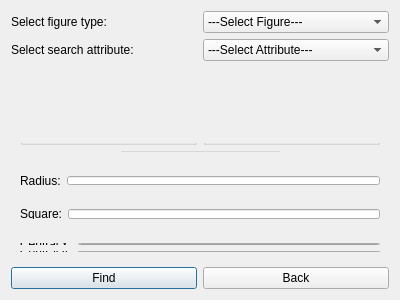
<?xml version="1.0" encoding="UTF-8"?>
<ui version="4.0">
 <class>Dialog_FindFigure</class>
 <widget class="QDialog" name="Dialog_FindFigure">
  <property name="geometry">
   <rect>
    <x>0</x>
    <y>0</y>
    <width>400</width>
    <height>300</height>
   </rect>
  </property>
  <property name="sizePolicy">
   <sizepolicy hsizetype="Expanding" vsizetype="Expanding">
    <horstretch>0</horstretch>
    <verstretch>0</verstretch>
   </sizepolicy>
  </property>
  <property name="windowTitle">
   <string>Find Figures</string>
  </property>
  <layout class="QGridLayout" name="gridLayout_7">
   <item row="2" column="0">
    <widget class="QWidget" name="widget_ellipse" native="true">
     <property name="sizePolicy">
      <sizepolicy hsizetype="Preferred" vsizetype="Ignored">
       <horstretch>0</horstretch>
       <verstretch>0</verstretch>
      </sizepolicy>
     </property>
     <layout class="QGridLayout" name="gridLayout_6">
      <item row="0" column="0">
       <widget class="QWidget" name="widget_horizontal" native="true">
        <property name="sizePolicy">
         <sizepolicy hsizetype="Preferred" vsizetype="Ignored">
          <horstretch>0</horstretch>
          <verstretch>0</verstretch>
         </sizepolicy>
        </property>
        <layout class="QHBoxLayout" name="horizontalLayout_3">
         <item>
          <widget class="QLabel" name="lbl_horizontal">
           <property name="text">
            <string>Horizontal radius:</string>
           </property>
          </widget>
         </item>
         <item>
          <widget class="QLineEdit" name="LE_horizontal"/>
         </item>
        </layout>
       </widget>
      </item>
      <item row="1" column="0">
       <widget class="QWidget" name="widget_vertical" native="true">
        <property name="sizePolicy">
         <sizepolicy hsizetype="Preferred" vsizetype="Ignored">
          <horstretch>0</horstretch>
          <verstretch>0</verstretch>
         </sizepolicy>
        </property>
        <layout class="QHBoxLayout" name="horizontalLayout_4">
         <item>
          <widget class="QLabel" name="lbl_vertical">
           <property name="text">
            <string>Vertical radius:    </string>
           </property>
          </widget>
         </item>
         <item>
          <widget class="QLineEdit" name="LE_vertical"/>
         </item>
        </layout>
       </widget>
      </item>
     </layout>
    </widget>
   </item>
   <item row="4" column="0">
    <widget class="QWidget" name="widget_points" native="true">
     <property name="sizePolicy">
      <sizepolicy hsizetype="Preferred" vsizetype="Ignored">
       <horstretch>0</horstretch>
       <verstretch>0</verstretch>
      </sizepolicy>
     </property>
     <layout class="QGridLayout" name="gridLayout_4">
      <item row="0" column="0">
       <widget class="QGroupBox" name="groupBox_A">
        <property name="title">
         <string>A point</string>
        </property>
        <layout class="QGridLayout" name="gridLayout">
         <item row="0" column="0">
          <layout class="QHBoxLayout" name="A_x_layout">
           <item>
            <widget class="QLabel" name="lbl_A_x">
             <property name="text">
              <string>A x:</string>
             </property>
            </widget>
           </item>
           <item>
            <widget class="QLineEdit" name="LE_A_x"/>
           </item>
          </layout>
         </item>
         <item row="1" column="0">
          <layout class="QHBoxLayout" name="A_y_layout">
           <item>
            <widget class="QLabel" name="lbl_A_y">
             <property name="text">
              <string>A y:</string>
             </property>
            </widget>
           </item>
           <item>
            <widget class="QLineEdit" name="LE_A_y"/>
           </item>
          </layout>
         </item>
        </layout>
       </widget>
      </item>
      <item row="0" column="1">
       <widget class="QGroupBox" name="groupBox_B">
        <property name="title">
         <string>B point</string>
        </property>
        <layout class="QGridLayout" name="gridLayout_2">
         <item row="0" column="0">
          <layout class="QHBoxLayout" name="B_x_layout">
           <item>
            <widget class="QLabel" name="lbl_B_x">
             <property name="text">
              <string>B x:</string>
             </property>
            </widget>
           </item>
           <item>
            <widget class="QLineEdit" name="LE_B_x"/>
           </item>
          </layout>
         </item>
         <item row="1" column="0">
          <layout class="QHBoxLayout" name="B_y_layout">
           <item>
            <widget class="QLabel" name="lbl_B_y">
             <property name="text">
              <string>B y:</string>
             </property>
            </widget>
           </item>
           <item>
            <widget class="QLineEdit" name="LE_B_y"/>
           </item>
          </layout>
         </item>
        </layout>
       </widget>
      </item>
      <item row="1" column="0" colspan="2">
       <layout class="QHBoxLayout" name="C_horizontalLayout">
        <item>
         <spacer name="C_horizontalSpacer">
          <property name="orientation">
           <enum>Qt::Horizontal</enum>
          </property>
          <property name="sizeHint" stdset="0">
           <size>
            <width>37</width>
            <height>17</height>
           </size>
          </property>
         </spacer>
        </item>
        <item>
         <widget class="QGroupBox" name="groupBox_C">
          <property name="title">
           <string>C point</string>
          </property>
          <layout class="QGridLayout" name="gridLayout_3">
           <item row="0" column="0">
            <layout class="QHBoxLayout" name="C_x_layout">
             <item>
              <widget class="QLabel" name="lbl_C_x">
               <property name="text">
                <string>C x:</string>
               </property>
              </widget>
             </item>
             <item>
              <widget class="QLineEdit" name="LE_C_x"/>
             </item>
            </layout>
           </item>
           <item row="1" column="0">
            <layout class="QHBoxLayout" name="C_y_layout">
             <item>
              <widget class="QLabel" name="lbl_C_y">
               <property name="text">
                <string>C y:</string>
               </property>
              </widget>
             </item>
             <item>
              <widget class="QLineEdit" name="LE_C_y"/>
             </item>
            </layout>
           </item>
          </layout>
         </widget>
        </item>
        <item>
         <spacer name="C_horizontalSpacer_2">
          <property name="orientation">
           <enum>Qt::Horizontal</enum>
          </property>
          <property name="sizeHint" stdset="0">
           <size>
            <width>40</width>
            <height>20</height>
           </size>
          </property>
         </spacer>
        </item>
       </layout>
      </item>
     </layout>
    </widget>
   </item>
   <item row="5" column="0">
    <widget class="QWidget" name="widget_radius" native="true">
     <property name="sizePolicy">
      <sizepolicy hsizetype="Preferred" vsizetype="Ignored">
       <horstretch>0</horstretch>
       <verstretch>0</verstretch>
      </sizepolicy>
     </property>
     <layout class="QGridLayout" name="squareLayout_2">
      <item row="0" column="0">
       <widget class="QLabel" name="lbl_radius">
        <property name="text">
         <string>Radius:</string>
        </property>
       </widget>
      </item>
      <item row="0" column="1">
       <widget class="QLineEdit" name="LE_radius"/>
      </item>
     </layout>
    </widget>
   </item>
   <item row="1" column="0">
    <layout class="QHBoxLayout" name="lout_params">
     <item>
      <widget class="QLabel" name="lbl_search_param">
       <property name="text">
        <string>Select search attribute:</string>
       </property>
      </widget>
     </item>
     <item>
      <widget class="QComboBox" name="CB_search_param">
       <property name="currentText">
        <string>---Select Attribute---</string>
       </property>
       <item>
        <property name="text">
         <string>---Select Attribute---</string>
        </property>
       </item>
       <item>
        <property name="text">
         <string>By central Point</string>
        </property>
       </item>
       <item>
        <property name="text">
         <string>By square</string>
        </property>
       </item>
      </widget>
     </item>
    </layout>
   </item>
   <item row="7" column="0">
    <widget class="QWidget" name="widget_point" native="true">
     <property name="sizePolicy">
      <sizepolicy hsizetype="Preferred" vsizetype="Ignored">
       <horstretch>0</horstretch>
       <verstretch>0</verstretch>
      </sizepolicy>
     </property>
     <layout class="QGridLayout" name="lout_point">
      <item row="0" column="0">
       <layout class="QHBoxLayout" name="x_layout">
        <item>
         <widget class="QLabel" name="lbl_x">
          <property name="text">
           <string>Central x:</string>
          </property>
         </widget>
        </item>
        <item>
         <widget class="QLineEdit" name="LE_x"/>
        </item>
       </layout>
      </item>
      <item row="1" column="0">
       <layout class="QHBoxLayout" name="y_layout">
        <item>
         <widget class="QLabel" name="lbl_y">
          <property name="text">
           <string>Central y:</string>
          </property>
         </widget>
        </item>
        <item>
         <widget class="QLineEdit" name="LE_y"/>
        </item>
       </layout>
      </item>
     </layout>
    </widget>
   </item>
   <item row="0" column="0">
    <layout class="QHBoxLayout" name="lout_types">
     <item>
      <widget class="QLabel" name="lbl_figure_type">
       <property name="text">
        <string>Select figure type:</string>
       </property>
      </widget>
     </item>
     <item>
      <widget class="QComboBox" name="CB_figure_type">
       <property name="currentText">
        <string>---Select Figure---</string>
       </property>
       <item>
        <property name="text">
         <string>---Select Figure---</string>
        </property>
       </item>
       <item>
        <property name="text">
         <string>Any</string>
        </property>
       </item>
       <item>
        <property name="text">
         <string>Circle</string>
        </property>
       </item>
       <item>
        <property name="text">
         <string>Triangle</string>
        </property>
       </item>
       <item>
        <property name="text">
         <string>Rectangle</string>
        </property>
       </item>
       <item>
        <property name="text">
         <string>Ellipse</string>
        </property>
       </item>
      </widget>
     </item>
    </layout>
   </item>
   <item row="6" column="0">
    <widget class="QWidget" name="widget_square" native="true">
     <property name="sizePolicy">
      <sizepolicy hsizetype="Preferred" vsizetype="Ignored">
       <horstretch>0</horstretch>
       <verstretch>0</verstretch>
      </sizepolicy>
     </property>
     <layout class="QGridLayout" name="squareLayout">
      <item row="0" column="0">
       <widget class="QLabel" name="lbl_square">
        <property name="text">
         <string>Square:</string>
        </property>
       </widget>
      </item>
      <item row="0" column="1">
       <widget class="QLineEdit" name="LE_square"/>
      </item>
     </layout>
    </widget>
   </item>
   <item row="8" column="0">
    <layout class="QHBoxLayout" name="lout_btns">
     <item>
      <widget class="QPushButton" name="btn_find">
       <property name="text">
        <string>Find</string>
       </property>
      </widget>
     </item>
     <item>
      <widget class="QPushButton" name="btn_back">
       <property name="text">
        <string>Back</string>
       </property>
      </widget>
     </item>
    </layout>
   </item>
   <item row="3" column="0">
    <widget class="QWidget" name="widget_rect" native="true">
     <property name="sizePolicy">
      <sizepolicy hsizetype="Preferred" vsizetype="Ignored">
       <horstretch>0</horstretch>
       <verstretch>0</verstretch>
      </sizepolicy>
     </property>
     <layout class="QGridLayout" name="gridLayout_5">
      <item row="0" column="0">
       <widget class="QWidget" name="widget_width" native="true">
        <property name="sizePolicy">
         <sizepolicy hsizetype="Preferred" vsizetype="Ignored">
          <horstretch>0</horstretch>
          <verstretch>0</verstretch>
         </sizepolicy>
        </property>
        <layout class="QHBoxLayout" name="horizontalLayout_2">
         <item>
          <widget class="QLabel" name="lbl_width">
           <property name="text">
            <string>Width: </string>
           </property>
          </widget>
         </item>
         <item>
          <widget class="QLineEdit" name="LE_width"/>
         </item>
        </layout>
       </widget>
      </item>
      <item row="1" column="0">
       <widget class="QWidget" name="widget_height" native="true">
        <property name="sizePolicy">
         <sizepolicy hsizetype="Preferred" vsizetype="Ignored">
          <horstretch>0</horstretch>
          <verstretch>0</verstretch>
         </sizepolicy>
        </property>
        <layout class="QHBoxLayout" name="horizontalLayout">
         <item>
          <widget class="QLabel" name="lbl_height">
           <property name="text">
            <string>Height:</string>
           </property>
          </widget>
         </item>
         <item>
          <widget class="QLineEdit" name="LE_height"/>
         </item>
        </layout>
       </widget>
      </item>
     </layout>
    </widget>
   </item>
  </layout>
 </widget>
 <resources/>
 <connections>
  <connection>
   <sender>btn_back</sender>
   <signal>clicked()</signal>
   <receiver>Dialog_FindFigure</receiver>
   <slot>close()</slot>
   <hints>
    <hint type="sourcelabel">
     <x>231</x>
     <y>278</y>
    </hint>
    <hint type="destinationlabel">
     <x>200</x>
     <y>260</y>
    </hint>
   </hints>
  </connection>
 </connections>
</ui>
